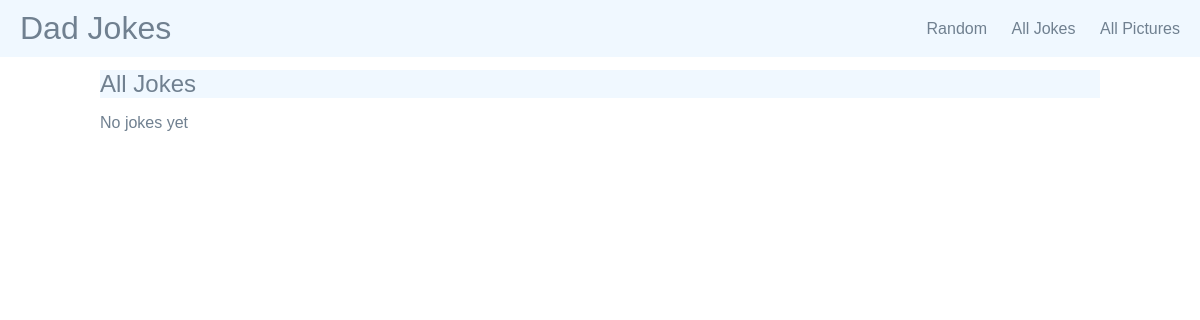
The page /cs412/dadjokes/jokes on the database as committed earlier.
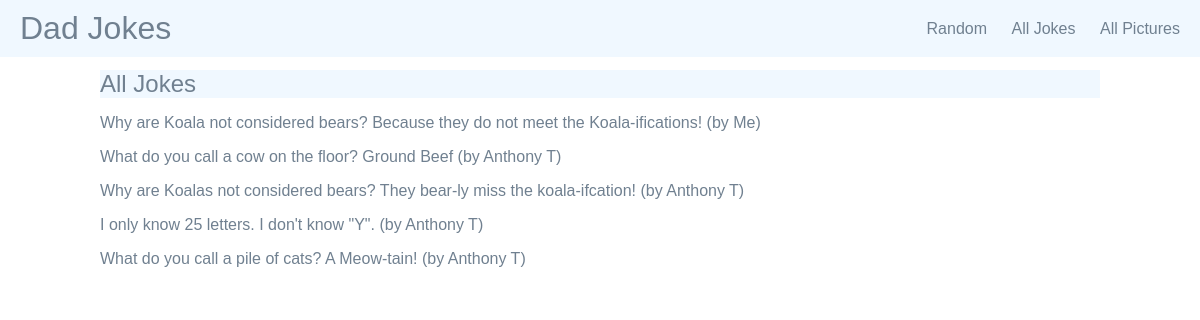
The same page on the database as committed later.
### dadjokes/models.py (models this page shows, shortened)
class Joke(models.Model):
    text = models.TextField(blank=False)
    added_by = models.TextField(blank=False)
    timestamp = models.DateTimeField(auto_now=True)

### dadjokes/views.py (the view)
# urls.py: path('jokes', JokeListView.as_view(), name='show_all_jokes'),
class JokeListView(ListView):
    model = Joke
    template_name = "dadjokes/show_all_jokes.html"
    context_object_name = 'jokes'

### dadjokes/templates/dadjokes/show_all_jokes.html
{% extends 'dadjokes/base.html' %}
{% block content %}
<h2>All Jokes</h2>
{% for joke in jokes %}
    <p><a href="{% url 'show_joke' joke.pk %}">{{ joke.text }}</a> (by {{ joke.added_by }})</p>
{% empty %}
    <p>No jokes yet</p>
{% endfor %}
{% endblock %}

### dadjokes/templates/dadjokes/base.html (shortened to what this page needs)
{% load static %}
<!DOCTYPE html>
<html lang="en">
<head>
    <link rel="stylesheet" href="{% static 'styles.css' %}">
</head>
<body>
    <header>
        <h1>Dad Jokes</h1>
        <nav>
            <a href="{% url 'dadjokes_random' %}">Random</a>
            <a href="{% url 'show_all_jokes' %}">All Jokes</a>
            <a href="{% url 'show_all_pictures' %}">All Pictures</a>
        </nav>
    </header>
    <main>
        {% block content %}
        {% endblock %}
    </main>
</body>
</html>

### static/styles.css (style rules this page uses)
body { background-color: #fff; color: slategray; font-family: Arial, Helvetica, sans-serif; margin: 0; padding-top: 70px; padding-bottom: 90px; }
h1,h2,h3,h4,h5 { font-weight: normal; background:aliceblue; margin: 0; }
a, a:visited { color: slategrey; text-decoration: none; }
header { position: fixed; top: 0; left: 0; right: 0; z-index: 999; display: flex; justify-content: space-between; align-items: center; padding: 10px 20px; background: aliceblue; }
main { max-width: 1000px; margin: 0 auto; padding: 0 16px; }
nav { justify-self: end; background: none; color: darkblue; }
nav a { margin-left: 20px; }

Rows that differ between the two databases and show on the page:
added Joke: text "Why are Koala not considered bears? Because they do not meet the Koala-ifications!", added_by "Me"
added Joke: text "What do you call a cow on the floor? Ground Beef", added_by "Anthony T"
added Joke: text "Why are Koalas not considered bears? They bear-ly miss the koala-ifcation!", added_by "Anthony T"
added Joke: text "I only know 25 letters. I don't know \"Y\".", added_by "Anthony T"
added Joke: text "What do you call a pile of cats? A Meow-tain!", added_by "Anthony T"
Other text that changed with them:
text no longer shown: "No jokes yet"
